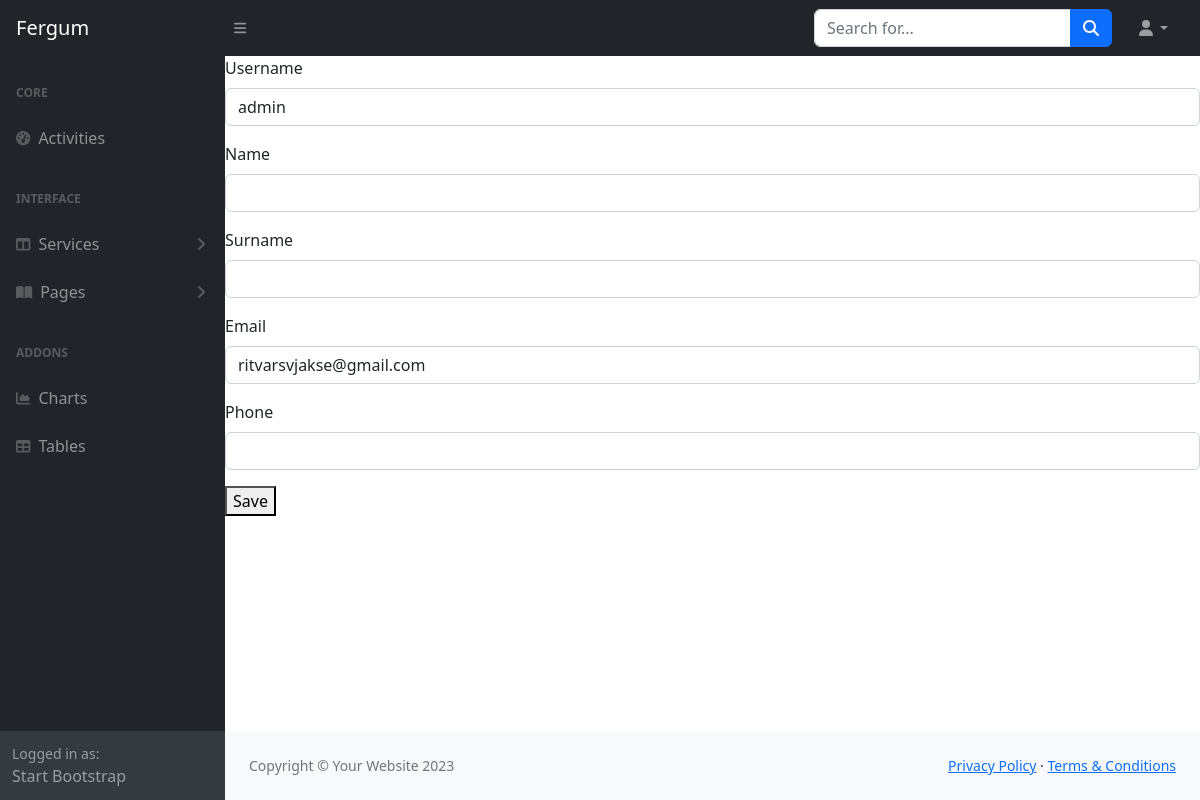
Page /edit-profile/ (signed in) on the earlier database version.
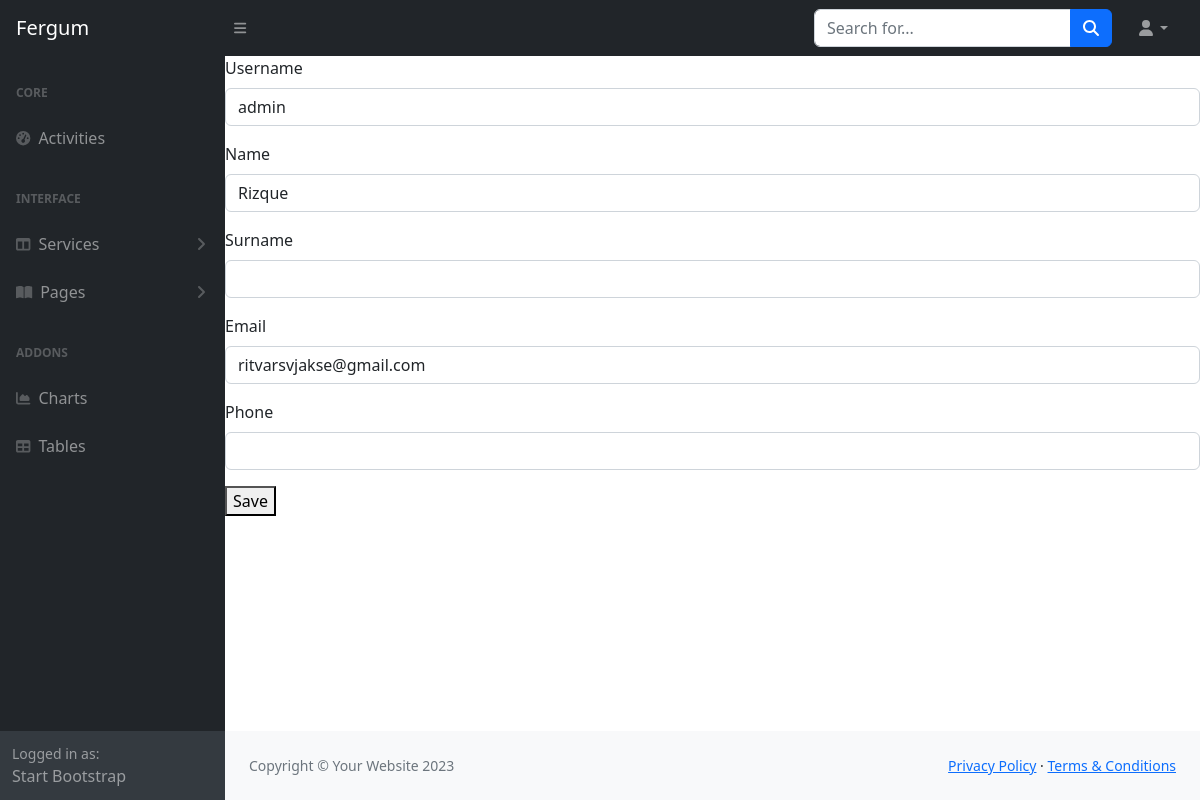
Same page on the later database version.
### users/models.py (models this page shows)
class Profile (models.Model):
    user = models.OneToOneField(
        User, on_delete=models.CASCADE, blank=True, null=True)
    username = models.CharField(max_length=100, blank=True, null=True)
    name = models.CharField(max_length=100, blank=True, null=True)
    surname = models.CharField(max_length=100, blank=True, null=True)
    email = models.EmailField(max_length=500, blank=True, null=True)
    phone = models.CharField(max_length=20, blank=True, null=True)

### users/views.py (the view)
# urls.py: path('edit-profile/', views.editProfile, name='edit-profile'),
@login_required(login_url='login')
def editProfile(request):
    profile = request.user.profile
    form = ProfileForm(instance=profile)
    if request.method == 'POST':
        form = ProfileForm(request.POST, request.FILES, instance=profile)
        if form.is_valid():
            form.save()
            return redirect('profile')
    context = {'form': form}
    return render(request, 'users/profile_form.html', context)

### users/forms.py
class ProfileForm(ModelForm):
    class Meta:
        model = Profile
        fields = '__all__'
        exclude = ['user']
    def __init__(self, *args, **kwargs):
        super(ProfileForm, self).__init__(*args, **kwargs)
        for name, field in self.fields.items():
            field.widget.attrs.update({'class': 'input'})

### users/templates/users/profile_form.html
{% extends "main.html" %} {% load crispy_forms_tags %} {% block content %}
<form method="post" enctype="multipart/form-data">
  {% csrf_token %} {{ form|crispy }}
  <button type="submit">Save</button>
</form>
{% endblock content %}

Differences in the rows shown:
changed Profile "admin": name (not shown) → "Rizque"
